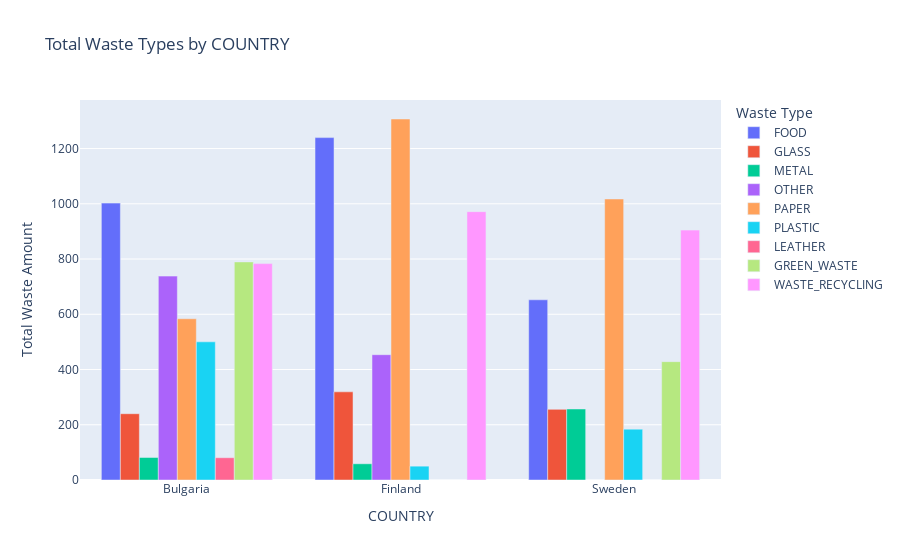

Write notebook code for a chart like this one.
### Code cell
filtered_data = data[data['COUNTRY'].isin(['Bulgaria', 'Finland','Sweden'])]

total_waste = filtered_data.groupby('COUNTRY')[['FOOD', 'GLASS', 'METAL', 'OTHER', 'PAPER', 'PLASTIC', 'LEATHER', 'GREEN_WASTE', 'WASTE_RECYCLING']].sum().reset_index()

# Atık türlerini ülkelere göre karşılaştıran etkileşimli bar grafik
fig_total = px.bar(total_waste, x='COUNTRY', y=['FOOD', 'GLASS', 'METAL', 'OTHER', 'PAPER', 'PLASTIC', 'LEATHER', 'GREEN_WASTE', 'WASTE_RECYCLING'],
                  title='Total Waste Types by COUNTRY',
                  labels={'value': 'Total Waste Amount', 'variable': 'Waste Type'},
                  color='variable',
                  barmode='group')

fig_total.update_layout(xaxis_title='COUNTRY', yaxis_title='Total Waste Amount')
fig_total.show()

### Figure 1 — Plotly figure (JSON) as saved in the notebook; plotly's stock layout.template omitted (floating-point values rounded to 4 significant figures)
{"data": [{"alignmentgroup": "True", "hovertemplate": "Waste Type=FOOD<br>COUNTRY=%{x}<br>Total Waste Amount=%{y}<extra></extra>", "legendgroup": "FOOD", "marker": {"color": "#636efa", "pattern": {"shape": ""}}, "name": "FOOD", "offsetgroup": "FOOD", "orientation": "v", "showlegend": true, "textposition": "auto", "type": "bar", "x": ["Bulgaria", "Finland", "Sweden"], "xaxis": "x", "y": [1002.0, 1240.0, 652.4], "yaxis": "y"}, {"alignmentgroup": "True", "hovertemplate": "Waste Type=GLASS<br>COUNTRY=%{x}<br>Total Waste Amount=%{y}<extra></extra>", "legendgroup": "GLASS", "marker": {"color": "#EF553B", "pattern": {"shape": ""}}, "name": "GLASS", "offsetgroup": "GLASS", "orientation": "v", "showlegend": true, "textposition": "auto", "type": "bar", "x": ["Bulgaria", "Finland", "Sweden"], "xaxis": "x", "y": [240.0, 319.2, 255.8], "yaxis": "y"}, {"alignmentgroup": "True", "hovertemplate": "Waste Type=METAL<br>COUNTRY=%{x}<br>Total Waste Amount=%{y}<extra></extra>", "legendgroup": "METAL", "marker": {"color": "#00cc96", "pattern": {"shape": ""}}, "name": "METAL", "offsetgroup": "METAL", "orientation": "v", "showlegend": true, "textposition": "auto", "type": "bar", "x": ["Bulgaria", "Finland", "Sweden"], "xaxis": "x", "y": [81.52, 58.74, 257.2], "yaxis": "y"}, {"alignmentgroup": "True", "hovertemplate": "Waste Type=OTHER<br>COUNTRY=%{x}<br>Total Waste Amount=%{y}<extra></extra>", "legendgroup": "OTHER", "marker": {"color": "#ab63fa", "pattern": {"shape": ""}}, "name": "OTHER", "offsetgroup": "OTHER", "orientation": "v", "showlegend": true, "textposition": "auto", "type": "bar", "x": ["Bulgaria", "Finland", "Sweden"], "xaxis": "x", "y": [738.2, 453.6, 0], "yaxis": "y"}, {"alignmentgroup": "True", "hovertemplate": "Waste Type=PAPER<br>COUNTRY=%{x}<br>Total Waste Amount=%{y}<extra></extra>", "legendgroup": "PAPER", "marker": {"color": "#FFA15A", "pattern": {"shape": ""}}, "name": "PAPER", "offsetgroup": "PAPER", "orientation": "v", "showlegend": true, "textposition": "auto", "type": "bar", "x": ["Bulgaria", "Finland", "Sweden"], "xaxis": "x", "y": [583.8, 1307.0, 1017.0], "yaxis": "y"}, {"alignmentgroup": "True", "hovertemplate": "Waste Type=PLASTIC<br>COUNTRY=%{x}<br>Total Waste Amount=%{y}<extra></extra>", "legendgroup": "PLASTIC", "marker": {"color": "#19d3f3", "pattern": {"shape": ""}}, "name": "PLASTIC", "offsetgroup": "PLASTIC", "orientation": "v", "showlegend": true, "textposition": "auto", "type": "bar", "x": ["Bulgaria", "Finland", "Sweden"], "xaxis": "x", "y": [500.2, 50.1, 183.9], "yaxis": "y"}, {"alignmentgroup": "True", "hovertemplate": "Waste Type=LEATHER<br>COUNTRY=%{x}<br>Total Waste Amount=%{y}<extra></extra>", "legendgroup": "LEATHER", "marker": {"color": "#FF6692", "pattern": {"shape": ""}}, "name": "LEATHER", "offsetgroup": "LEATHER", "orientation": "v", "showlegend": true, "textposition": "auto", "type": "bar", "x": ["Bulgaria", "Finland", "Sweden"], "xaxis": "x", "y": [80.69, 0, 0], "yaxis": "y"}, {"alignmentgroup": "True", "hovertemplate": "Waste Type=GREEN_WASTE<br>COUNTRY=%{x}<br>Total Waste Amount=%{y}<extra></extra>", "legendgroup": "GREEN_WASTE", "marker": {"color": "#B6E880", "pattern": {"shape": ""}}, "name": "GREEN_WASTE", "offsetgroup": "GREEN_WASTE", "orientation": "v", "showlegend": true, "textposition": "auto", "type": "bar", "x": ["Bulgaria", "Finland", "Sweden"], "xaxis": "x", "y": [789.6, 0, 428.5], "yaxis": "y"}, {"alignmentgroup": "True", "hovertemplate": "Waste Type=WASTE_RECYCLING<br>COUNTRY=%{x}<br>Total Waste Amount=%{y}<extra></extra>", "legendgroup": "WASTE_RECYCLING", "marker": {"color": "#FF97FF", "pattern": {"shape": ""}}, "name": "WASTE_RECYCLING", "offsetgroup": "WASTE_RECYCLING", "orientation": "v", "showlegend": true, "textposition": "auto", "type": "bar", "x": ["Bulgaria", "Finland", "Sweden"], "xaxis": "x", "y": [783.5, 971.6, 904.8], "yaxis": "y"}], "layout": {"barmode": "group", "legend": {"title": {"text": "Waste Type"}, "tracegroupgap": 0}, "title": {"text": "Total Waste Types by COUNTRY"}, "xaxis": {"anchor": "y", "domain": [0, 1], "title": {"text": "COUNTRY"}}, "yaxis": {"anchor": "x", "domain": [0, 1], "title": {"text": "Total Waste Amount"}}}}
